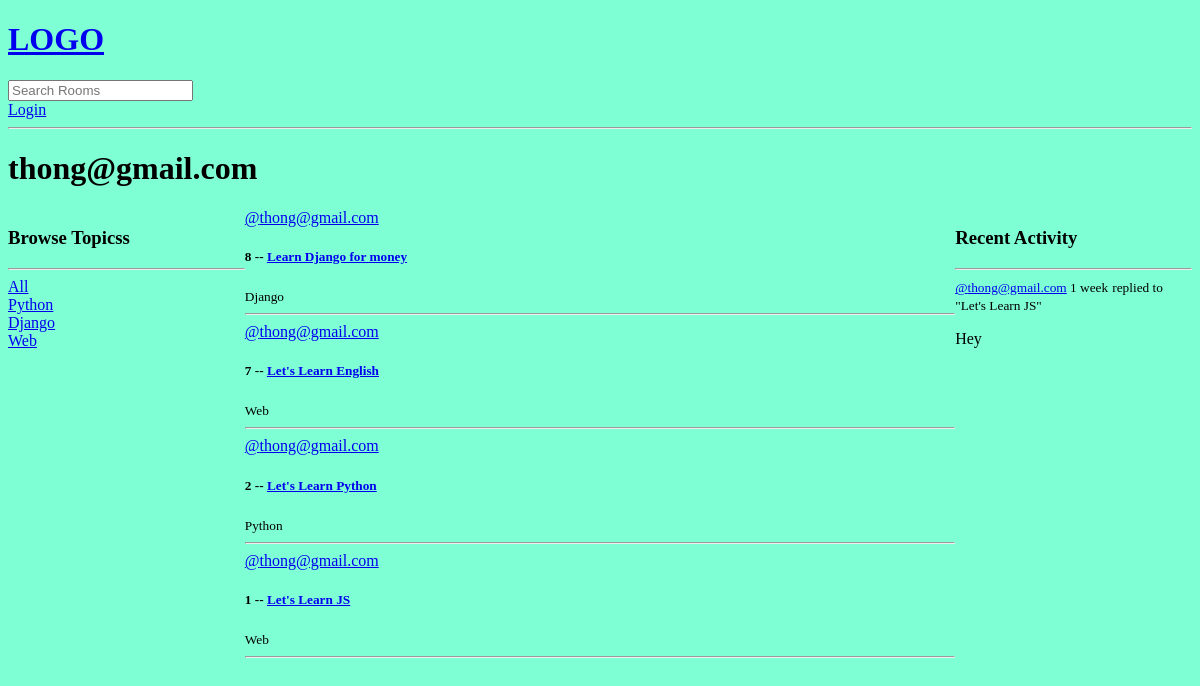
Page /profile/1/ on the earlier database version.
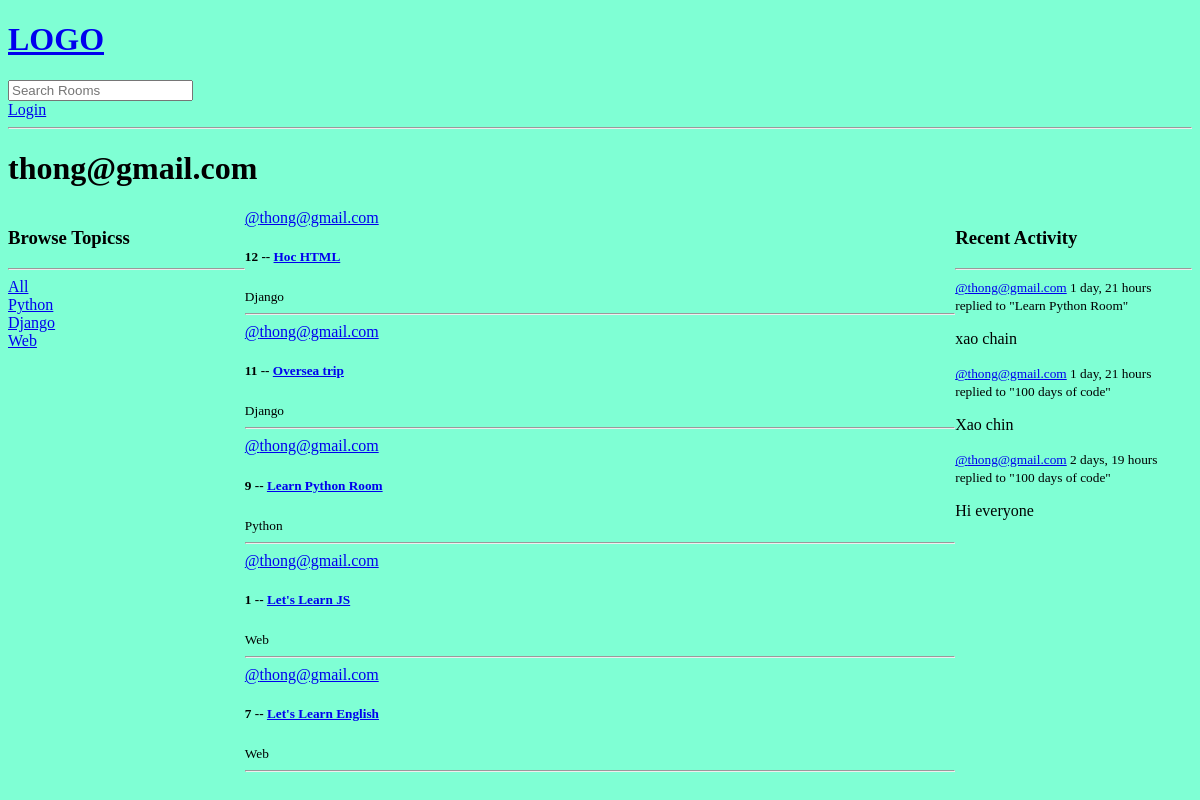
Same page on the later database version.
### base/models.py (models this page shows, shortened)
class Topic(models.Model):
    name = models.CharField(max_length=200)

class Room(models.Model):
    host = models.ForeignKey(User, on_delete=models.SET_NULL, null=True)
    topic = models.ForeignKey(Topic, on_delete=models.SET_NULL, null=True)
    name = models.CharField(max_length=200)
    description = models.TextField(null=True, blank=True)
    participants = models.ManyToManyField(User,related_name='participants', blank=True)
    updated = models.DateTimeField(auto_now=True)
    created = models.DateTimeField(auto_now_add=True)
    class Meta:
        ordering = ['-updated', 'created']
    def __str__(seft):
        return str(seft.name)

class Message(models.Model):
    user = models.ForeignKey(User, on_delete=models.CASCADE)
    room = models.ForeignKey(Room, on_delete=models.CASCADE) #SET_NULL = when delete database it do not delete the value
    body = models.TextField()
    updated = models.DateTimeField(auto_now=True)
    created = models.DateTimeField(auto_now_add=True)
    class Meta:
        ordering = ['-updated', 'created']
    def __str__(self):
        return self.body[0:50]

### base/views.py (the view)
# urls.py: path('profile/<str:pk>/', views.userProfile, name="user-profile"),
def userProfile(request, pk):
    user = User.objects.get(id=pk)
    rooms = user.room_set.all()
    room_messages = user.message_set.all()
    topics = Topic.objects.all()
    context = {'user': user, 'rooms':rooms, 'topics': topics, 'room_messages': room_messages}
    return render(request, 'base/profile.html' ,context)

### base/templates/base/profile.html (shortened to what this page needs)
{%extends 'main.html'%}
{%block content%}
<h1>{{user.username}}</h1>
<div class="profile-container">
    <div>
        {% include 'base/topics_component.html' %}
    </div>
    <div>
        {%include "base/feed_component.html"%}
    </div>
    <div>
        {% include 'base/activity_component.html' %}
    </div>
</div>
{%endblock content%}

### templates/main.html (shortened to what this page needs)
<!DOCTYPE html>
{%load static%}
<html lang="en">
<head>
    <link rel="stylesheet" text="text/css" media="screen" href="{% static 'styles/main.css'%}">
</head>
<body>
    {% include 'nav.html' %}
    {% block content %}
    {% endblock %}
</body>
</html>

### templates/nav.html
<a href = "/">
    <h1>LOGO</h1>
</a>
 <form method="GET" action="{% url 'home' %}">
    <input  type="text" name="q" placeholder="Search Rooms">
 </form>
{% if request.user.is_authenticated %}
<a href="{%url 'logout' %}">Logout</a>
{% else %}
<a href="{%url 'login'%}">Login</a>
{% endif %}
<hr>

### base/templates/base/topics_component.html
<h3>Browse Topicss</h3>
<hr>
<div>
    <a href="{%url 'home'%}">All</a>
</div>
{%for topic in topics%}
    <div>
        <a href="{%url 'home'%}?q={{topic.name}}">{{topic.name}}</a>
    </div>
{%endfor%}

### base/templates/base/feed_component.html (shortened to what this page needs)
 <div>
            {% for room in rooms %}
            <div>
                <a href="{%url 'user-profile' room.host.id%}">@{{room.host.username}}</a>
                <h5>{{room.id}} -- <a href="/room/{{room.id}}"> {{room.name}}</h5></a>
                <small>{{room.topic.name}}</small>
                <hr>
            </div>
            {% endfor %}
        </div>

### base/templates/base/activity_component.html (shortened to what this page needs)
<h3>Recent Activity</h3>
<hr>
{% for message in room_messages %}
    <div>
        <small><a href="{%url 'user-profile' message.user.id%}">@{{message.user}}</a> {{message.created|timesince}}</small>
        <small>replied to "{{message.room}}"</small>
        <p>{{message}}</p>
    </div>
{%endfor%}

### static/styles/main.css (style rules this page uses)
body { background-color: aquamarine; }

### base/templates/base/profile.html (style rules this page uses)
.profile-container { display: grid; grid-template-columns: 1fr 3fr 1fr; }

Differences in the rows shown:
removed Room: host.username "thong@gmail.com", id "8", name "Learn Django for money", topic.name "Django"
removed Room: host.username "thong@gmail.com", id "2", name "Let's Learn Python", topic.name "Python"
removed Message: user "thong@gmail.com", created "1 week", room "Let's Learn JS", body "Hey"
added Room: host.username "thong@gmail.com", id "12", name "Hoc HTML", topic.name "Django"
added Room: host.username "thong@gmail.com", id "11", name "Oversea trip", topic.name "Django"
added Room: host.username "thong@gmail.com", id "9", name "Learn Python Room", topic.name "Python"
changed Room "Let's Learn JS": moves up the list
added Message: user "thong@gmail.com", created "1 day, 21 hours", room "Learn Python Room", body "xao chain"
added Message: user "thong@gmail.com", created "1 day, 21 hours", room "100 days of code", body "Xao chin"
added Message: user "thong@gmail.com", created "2 days, 19 hours", room "100 days of code", body "Hi everyone"
